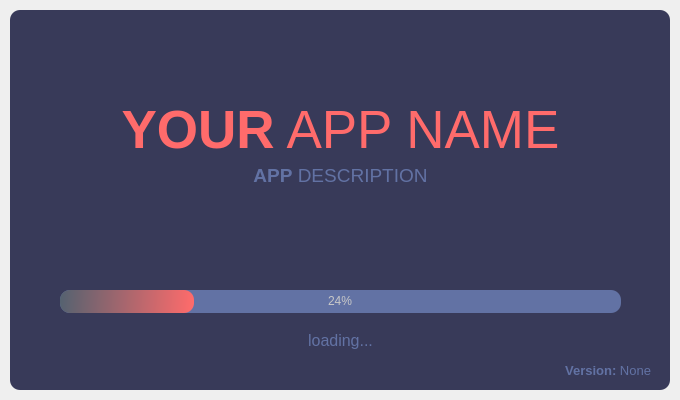
<?xml version="1.0" encoding="UTF-8"?>
<ui version="4.0">
 <class>SplashScreenUI</class>
 <widget class="QMainWindow" name="SplashScreenUI">
  <property name="geometry">
   <rect>
    <x>0</x>
    <y>0</y>
    <width>680</width>
    <height>400</height>
   </rect>
  </property>
  <property name="windowTitle">
   <string>MainWindow</string>
  </property>
  <widget class="QWidget" name="centralwidget">
   <layout class="QVBoxLayout" name="verticalLayout">
    <property name="spacing">
     <number>0</number>
    </property>
    <property name="leftMargin">
     <number>10</number>
    </property>
    <property name="topMargin">
     <number>10</number>
    </property>
    <property name="rightMargin">
     <number>10</number>
    </property>
    <property name="bottomMargin">
     <number>10</number>
    </property>
    <item>
     <widget class="QFrame" name="dropShadowFrame">
      <property name="styleSheet">
       <string notr="true">QFrame {	
	background-color: rgb(56, 58, 89);	
	color: rgb(220, 220, 220);
	border-radius: 10px;
}</string>
      </property>
      <property name="frameShape">
       <enum>QFrame::StyledPanel</enum>
      </property>
      <property name="frameShadow">
       <enum>QFrame::Raised</enum>
      </property>
      <widget class="QLabel" name="label_title">
       <property name="geometry">
        <rect>
         <x>0</x>
         <y>90</y>
         <width>661</width>
         <height>61</height>
        </rect>
       </property>
       <property name="font">
        <font>
         <family>Segoe UI</family>
         <pointsize>40</pointsize>
        </font>
       </property>
       <property name="styleSheet">
        <string notr="true">color: rgb(255, 107, 107)</string>
       </property>
       <property name="text">
        <string>&lt;strong&gt;YOUR&lt;/strong&gt; APP NAME</string>
       </property>
       <property name="alignment">
        <set>Qt::AlignCenter</set>
       </property>
      </widget>
      <widget class="QLabel" name="label_description">
       <property name="geometry">
        <rect>
         <x>0</x>
         <y>150</y>
         <width>661</width>
         <height>31</height>
        </rect>
       </property>
       <property name="font">
        <font>
         <family>Segoe UI</family>
         <pointsize>14</pointsize>
        </font>
       </property>
       <property name="styleSheet">
        <string notr="true">color: rgb(98, 114, 164);</string>
       </property>
       <property name="text">
        <string>&lt;strong&gt;APP&lt;/strong&gt; DESCRIPTION</string>
       </property>
       <property name="alignment">
        <set>Qt::AlignCenter</set>
       </property>
      </widget>
      <widget class="QProgressBar" name="progressBar">
       <property name="geometry">
        <rect>
         <x>50</x>
         <y>280</y>
         <width>561</width>
         <height>23</height>
        </rect>
       </property>
       <property name="styleSheet">
        <string notr="true">QProgressBar {
	
	background-color: rgb(98, 114, 164);
	color: rgb(200, 200, 200);
	border-style: none;
	border-radius: 10px;
	text-align: center;
}
QProgressBar::chunk{
	border-radius: 10px;
	background-color: qlineargradient(spread:pad,x1:0, y1:0.511364, x2:1, y2:0.523, stop:0 rgba(85, 98, 112, 255), stop:1 rgba(255, 107, 107, 255));
}</string>
       </property>
       <property name="value">
        <number>24</number>
       </property>
      </widget>
      <widget class="QLabel" name="label_loading">
       <property name="geometry">
        <rect>
         <x>0</x>
         <y>320</y>
         <width>661</width>
         <height>21</height>
        </rect>
       </property>
       <property name="font">
        <font>
         <family>Segoe UI</family>
         <pointsize>12</pointsize>
        </font>
       </property>
       <property name="styleSheet">
        <string notr="true">color: rgb(98, 114, 164);</string>
       </property>
       <property name="text">
        <string>loading...</string>
       </property>
       <property name="alignment">
        <set>Qt::AlignCenter</set>
       </property>
      </widget>
      <widget class="QLabel" name="label_credits">
       <property name="geometry">
        <rect>
         <x>20</x>
         <y>350</y>
         <width>621</width>
         <height>21</height>
        </rect>
       </property>
       <property name="font">
        <font>
         <family>Segoe UI</family>
         <pointsize>10</pointsize>
        </font>
       </property>
       <property name="styleSheet">
        <string notr="true">color: rgb(98, 114, 164);</string>
       </property>
       <property name="text">
        <string>&lt;html&gt;&lt;head/&gt;&lt;body&gt;&lt;p&gt;&lt;span style=&quot; font-weight:600;&quot;&gt;Version: &lt;/span&gt;None&lt;/p&gt;&lt;/body&gt;&lt;/html&gt;</string>
       </property>
       <property name="alignment">
        <set>Qt::AlignRight|Qt::AlignTrailing|Qt::AlignVCenter</set>
       </property>
      </widget>
     </widget>
    </item>
   </layout>
  </widget>
 </widget>
 <resources/>
 <connections/>
</ui>
